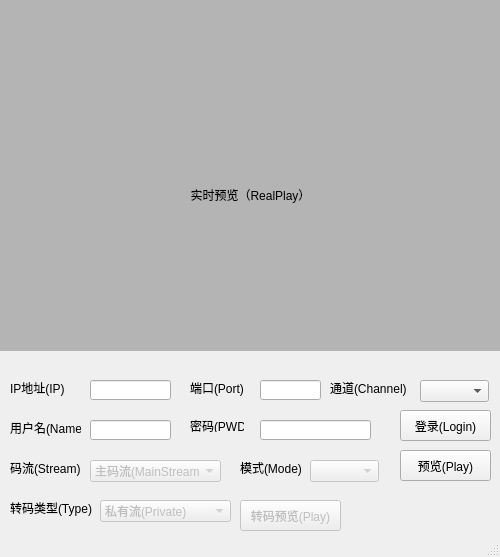
<?xml version="1.0" encoding="UTF-8"?>
<ui version="4.0">
 <class>MainWindow</class>
 <widget class="QMainWindow" name="MainWindow">
  <property name="geometry">
   <rect>
    <x>0</x>
    <y>0</y>
    <width>500</width>
    <height>557</height>
   </rect>
  </property>
  <property name="windowTitle">
   <string>实时预览(RealPlay)</string>
  </property>
  <widget class="QWidget" name="centralwidget">
   <widget class="QLabel" name="PlayWnd">
    <property name="geometry">
     <rect>
      <x>0</x>
      <y>0</y>
      <width>501</width>
      <height>351</height>
     </rect>
    </property>
    <property name="styleSheet">
     <string notr="true">background-color: rgb(180, 180, 180);</string>
    </property>
    <property name="text">
     <string>&lt;html&gt;&lt;head/&gt;&lt;body&gt;&lt;p align=&quot;center&quot;&gt;&lt;br/&gt;&lt;/p&gt;&lt;p align=&quot;center&quot;&gt;实时预览（RealPlay）&lt;/p&gt;&lt;/body&gt;&lt;/html&gt;</string>
    </property>
   </widget>
   <widget class="QLineEdit" name="IP_lineEdit">
    <property name="geometry">
     <rect>
      <x>90</x>
      <y>380</y>
      <width>81</width>
      <height>20</height>
     </rect>
    </property>
   </widget>
   <widget class="QLabel" name="IP_label">
    <property name="geometry">
     <rect>
      <x>10</x>
      <y>380</y>
      <width>61</width>
      <height>16</height>
     </rect>
    </property>
    <property name="text">
     <string>IP地址(IP)</string>
    </property>
   </widget>
   <widget class="QLabel" name="Port_label">
    <property name="geometry">
     <rect>
      <x>190</x>
      <y>380</y>
      <width>61</width>
      <height>16</height>
     </rect>
    </property>
    <property name="text">
     <string>端口(Port)</string>
    </property>
   </widget>
   <widget class="QLineEdit" name="Port_lineEdit">
    <property name="geometry">
     <rect>
      <x>260</x>
      <y>380</y>
      <width>61</width>
      <height>20</height>
     </rect>
    </property>
   </widget>
   <widget class="QLabel" name="Name_label">
    <property name="geometry">
     <rect>
      <x>10</x>
      <y>420</y>
      <width>71</width>
      <height>16</height>
     </rect>
    </property>
    <property name="text">
     <string>用户名(Name)</string>
    </property>
   </widget>
   <widget class="QLineEdit" name="Name_lineEdit">
    <property name="geometry">
     <rect>
      <x>90</x>
      <y>420</y>
      <width>81</width>
      <height>20</height>
     </rect>
    </property>
   </widget>
   <widget class="QLabel" name="Pwd_label">
    <property name="geometry">
     <rect>
      <x>190</x>
      <y>420</y>
      <width>54</width>
      <height>12</height>
     </rect>
    </property>
    <property name="text">
     <string>密码(PWD)</string>
    </property>
   </widget>
   <widget class="QLineEdit" name="Pwd_lineEdit">
    <property name="geometry">
     <rect>
      <x>260</x>
      <y>420</y>
      <width>111</width>
      <height>20</height>
     </rect>
    </property>
    <property name="echoMode">
     <enum>QLineEdit::Password</enum>
    </property>
   </widget>
   <widget class="QLabel" name="Channel_label">
    <property name="geometry">
     <rect>
      <x>330</x>
      <y>380</y>
      <width>81</width>
      <height>16</height>
     </rect>
    </property>
    <property name="text">
     <string>通道(Channel)</string>
    </property>
   </widget>
   <widget class="QComboBox" name="Channel_comboBox">
    <property name="geometry">
     <rect>
      <x>420</x>
      <y>380</y>
      <width>69</width>
      <height>22</height>
     </rect>
    </property>
   </widget>
   <widget class="QPushButton" name="login_btn">
    <property name="geometry">
     <rect>
      <x>400</x>
      <y>410</y>
      <width>91</width>
      <height>31</height>
     </rect>
    </property>
    <property name="text">
     <string>登录(Login)</string>
    </property>
   </widget>
   <widget class="QPushButton" name="play_btn">
    <property name="geometry">
     <rect>
      <x>400</x>
      <y>450</y>
      <width>91</width>
      <height>31</height>
     </rect>
    </property>
    <property name="text">
     <string>预览(Play)</string>
    </property>
   </widget>
   <widget class="QComboBox" name="StreamTyp_comboBox">
    <property name="enabled">
     <bool>false</bool>
    </property>
    <property name="geometry">
     <rect>
      <x>90</x>
      <y>460</y>
      <width>131</width>
      <height>22</height>
     </rect>
    </property>
    <item>
     <property name="text">
      <string>主码流(MainStream)</string>
     </property>
    </item>
    <item>
     <property name="text">
      <string>辅码流(ExtraStream)</string>
     </property>
    </item>
   </widget>
   <widget class="QLabel" name="label_5">
    <property name="geometry">
     <rect>
      <x>10</x>
      <y>460</y>
      <width>71</width>
      <height>16</height>
     </rect>
    </property>
    <property name="text">
     <string>码流(Stream)</string>
    </property>
   </widget>
   <widget class="QLabel" name="Channel_label_2">
    <property name="geometry">
     <rect>
      <x>240</x>
      <y>460</y>
      <width>81</width>
      <height>16</height>
     </rect>
    </property>
    <property name="text">
     <string>模式(Mode)</string>
    </property>
   </widget>
   <widget class="QComboBox" name="PlayMode_comboBox">
    <property name="enabled">
     <bool>false</bool>
    </property>
    <property name="geometry">
     <rect>
      <x>310</x>
      <y>460</y>
      <width>69</width>
      <height>22</height>
     </rect>
    </property>
    <property name="currentIndex">
     <number>-1</number>
    </property>
   </widget>
   <widget class="QLabel" name="label_6">
    <property name="geometry">
     <rect>
      <x>10</x>
      <y>500</y>
      <width>101</width>
      <height>16</height>
     </rect>
    </property>
    <property name="text">
     <string>转码类型(Type)</string>
    </property>
   </widget>
   <widget class="QComboBox" name="StreamConvert_comboBox">
    <property name="enabled">
     <bool>false</bool>
    </property>
    <property name="geometry">
     <rect>
      <x>100</x>
      <y>500</y>
      <width>131</width>
      <height>22</height>
     </rect>
    </property>
    <property name="editable">
     <bool>false</bool>
    </property>
    <property name="currentText">
     <string>私有流(Private)</string>
    </property>
    <property name="currentIndex">
     <number>0</number>
    </property>
    <item>
     <property name="text">
      <string>私有流(Private)</string>
     </property>
    </item>
    <item>
     <property name="text">
      <string>国标PS码流(PS)</string>
     </property>
    </item>
    <item>
     <property name="text">
      <string>TS码流(TS)</string>
     </property>
    </item>
    <item>
     <property name="text">
      <string>MP4</string>
     </property>
    </item>
    <item>
     <property name="text">
      <string>裸视频流(H264)</string>
     </property>
    </item>
    <item>
     <property name="text">
      <string>流式FLV</string>
     </property>
    </item>
    <item>
     <property name="text">
      <string>PS码流(PS)</string>
     </property>
    </item>
    <item>
     <property name="text">
      <string>DHTS</string>
     </property>
    </item>
    <item>
     <property name="text">
      <string>CDJFPS</string>
     </property>
    </item>
   </widget>
   <widget class="QPushButton" name="playconvert_btn">
    <property name="enabled">
     <bool>false</bool>
    </property>
    <property name="geometry">
     <rect>
      <x>240</x>
      <y>500</y>
      <width>101</width>
      <height>31</height>
     </rect>
    </property>
    <property name="text">
     <string>转码预览(Play)</string>
    </property>
   </widget>
  </widget>
  <widget class="QStatusBar" name="statusbar"/>
 </widget>
 <resources/>
 <connections/>
</ui>
